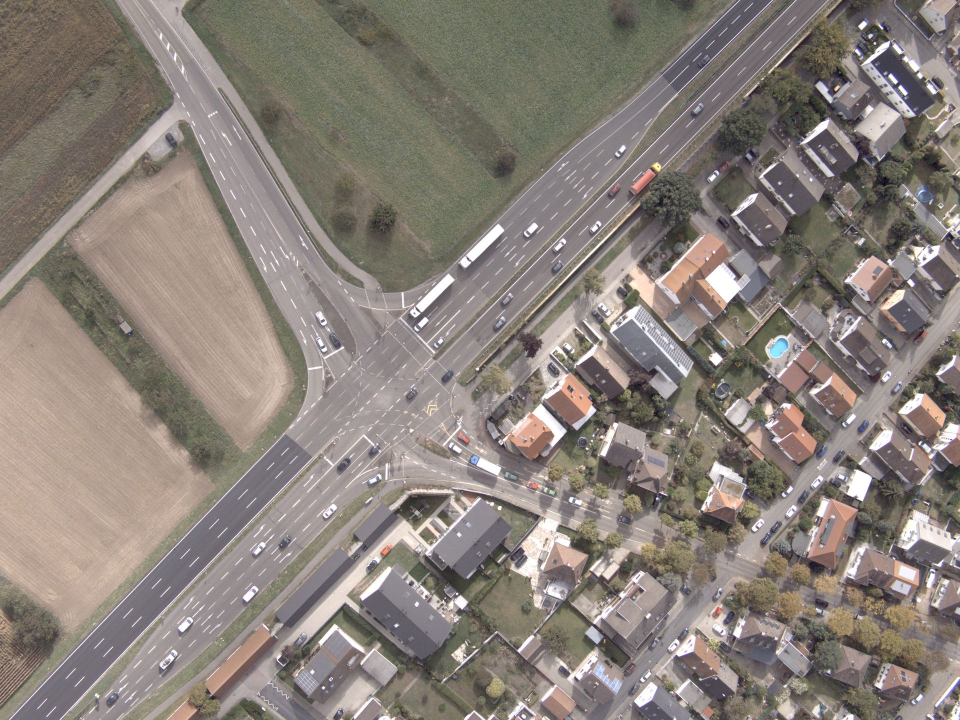
#> input picture pic/cross_1.jpg, 1920 x 1440 px (shown at 1/2 size)
$ python hohograpy.py
#> lines starting #> are read from the running program, lines starting #| are printed output that depends on the picture
import cv2 as cv
import numpy as np

if __name__ == '__main__':
    # pick_point_1 = np.float32([(374, 161), (576, 896), (1376, 132), (1288, 1062)])
    # pick_point_2 = np.float32([(146, 29), (18, 792), (1107, 419), (642, 1260)])
    '''center at cross'''
    # pick_point_1 = np.float32([(683, 752), (703, 732), (734, 807), (754, 787)])
    # pick_point_2 = np.float32([(183, 703), (211, 693), (208, 776), (235, 766)])
    '''top of highway'''
    # pick_point_1 = np.float32([(417, 232), (433, 223), (462, 289), (481, 277)])
    # pick_point_2 = np.float32([(156, 111), (175, 109), (173, 181), (197, 179)])
    '''right of highway'''
    pick_point_1 = np.float32([(1376, 132), (1402, 106), (1425, 200), (1439, 186)])
    pick_point_2 = np.float32([(1107, 419), (1143, 407), (1127, 503), (1147, 495)])
    homo_mask = cv.findHomography(pick_point_1, pick_point_2)
    print(homo_mask[0])

    pic = cv.imread('../pic/cross_1.jpg')
#> pic is the input picture: shape (1440, 1920, 3); mean B, G, R 121.6, 128.6, 137.3
    # pic = cv.imread('../pic/image/result_9.jpg')
    size = pic.shape
#> size = (1440, 1920, 3)
    size_trans = (size[1], size[0])
#> size_trans = (1920, 1440)
    homo_matrix = np.mat(homo_mask[0])
    pic_warp = cv.warpPerspective(pic, homo_matrix, size_trans)
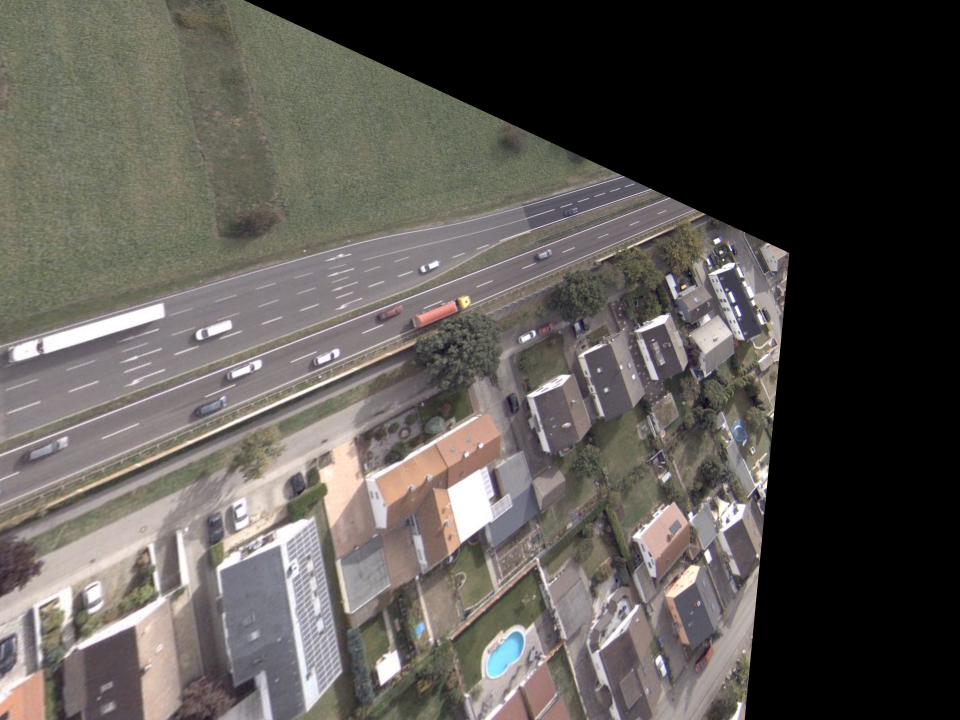
#> pic_warp: shape (1440, 1920, 3) (shown at 1/2 size); mean B, G, R 82.3, 86.8, 90.8
    cv.imwrite('../pic/image/no-point/result_9to10_right_of_highway.jpg', pic_warp)

    cv.imshow('result', pic_warp)
    cv.waitKey(0)

$ run again, with pic/cross_2.jpg copied over pic/cross_1.jpg
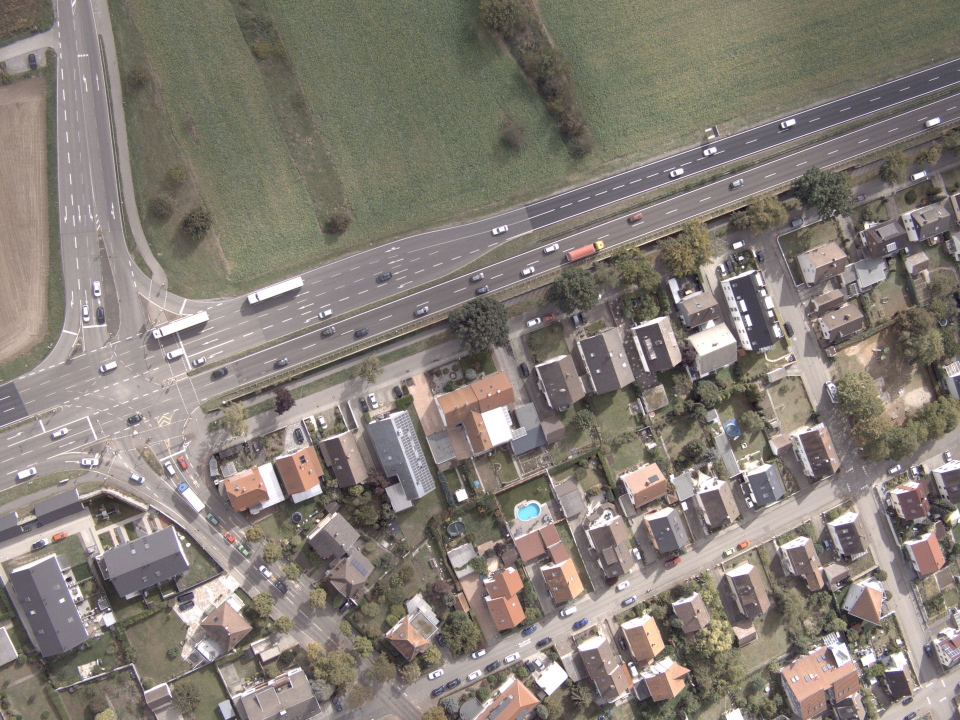
#> input picture pic/cross_2.jpg, 1920 x 1440 px (shown at 1/2 size)
#> pic is the input picture: shape (1440, 1920, 3); mean B, G, R 118, 125.9, 133.2
#> `pic_warp = cv.warpPerspective(pic, homo_matrix, size_trans)`:
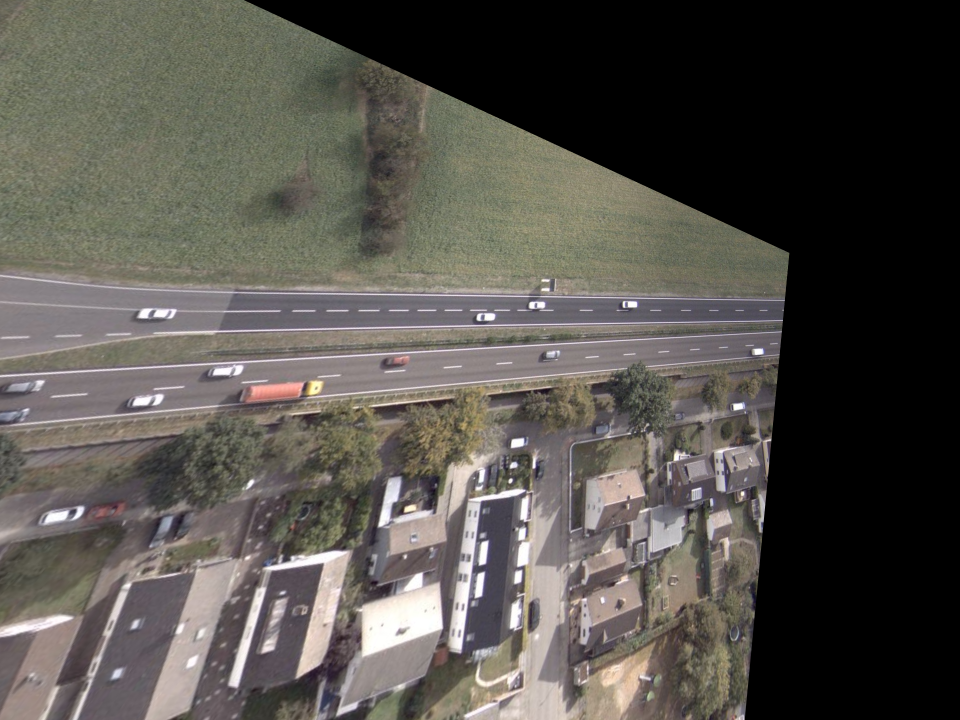
#> pic_warp: shape (1440, 1920, 3) (shown at 1/2 size); mean B, G, R 76.6, 82.3, 85.8
